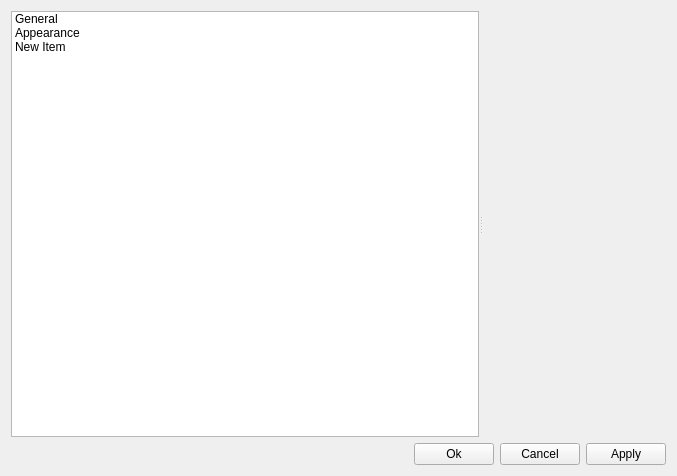
<?xml version="1.0" encoding="UTF-8"?>
<ui version="4.0">
 <class>Preferences</class>
 <widget class="QWidget" name="Preferences">
  <property name="geometry">
   <rect>
    <x>0</x>
    <y>0</y>
    <width>677</width>
    <height>476</height>
   </rect>
  </property>
  <property name="windowTitle">
   <string>Form</string>
  </property>
  <layout class="QVBoxLayout" name="verticalLayout">
   <item>
    <widget class="QSplitter" name="splitter">
     <property name="orientation">
      <enum>Qt::Horizontal</enum>
     </property>
     <widget class="QListWidget" name="listWidget">
      <item>
       <property name="text">
        <string>General</string>
       </property>
      </item>
      <item>
       <property name="text">
        <string>Appearance</string>
       </property>
      </item>
      <item>
       <property name="text">
        <string>New Item</string>
       </property>
      </item>
     </widget>
     <widget class="QWidget" name="rightWidget" native="true"/>
    </widget>
   </item>
   <item>
    <layout class="QHBoxLayout" name="horizontalLayout">
     <item>
      <spacer name="horizontalSpacer">
       <property name="orientation">
        <enum>Qt::Horizontal</enum>
       </property>
       <property name="sizeHint" stdset="0">
        <size>
         <width>40</width>
         <height>20</height>
        </size>
       </property>
      </spacer>
     </item>
     <item>
      <widget class="QPushButton" name="ok_btn">
       <property name="text">
        <string>Ok</string>
       </property>
      </widget>
     </item>
     <item>
      <widget class="QPushButton" name="cancel_btn">
       <property name="text">
        <string>Cancel</string>
       </property>
      </widget>
     </item>
     <item>
      <widget class="QPushButton" name="apply_btn">
       <property name="text">
        <string>Apply</string>
       </property>
      </widget>
     </item>
    </layout>
   </item>
  </layout>
 </widget>
 <resources/>
 <connections/>
</ui>
